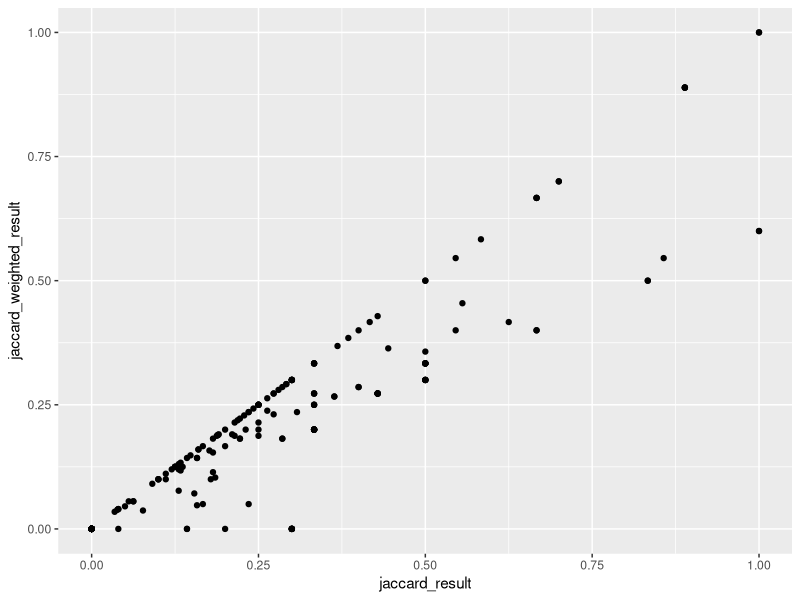
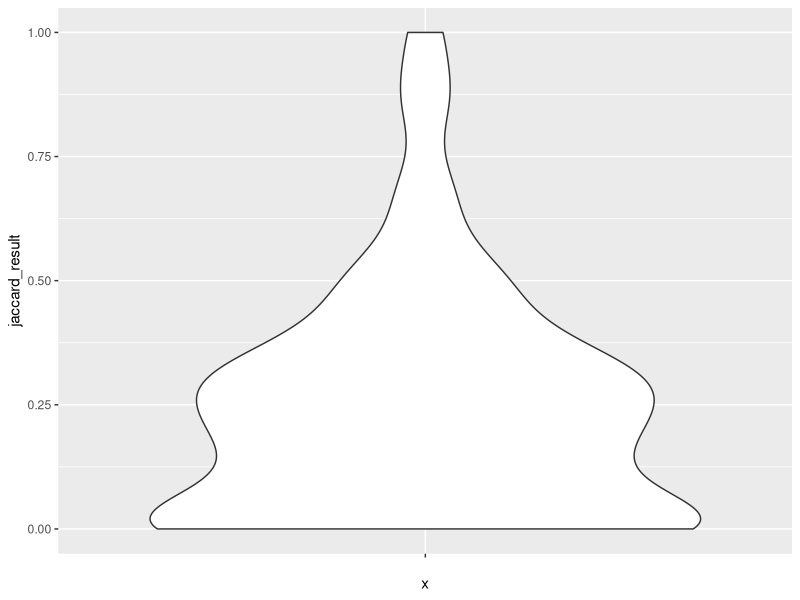
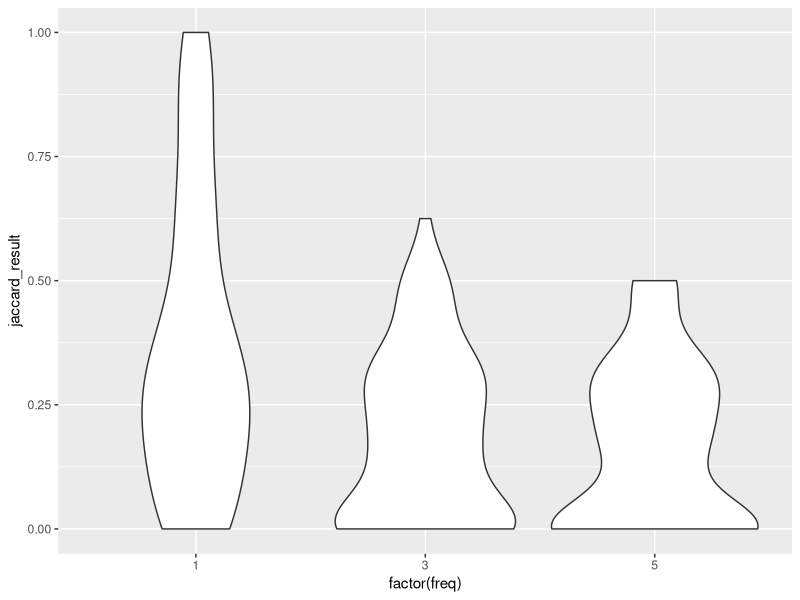
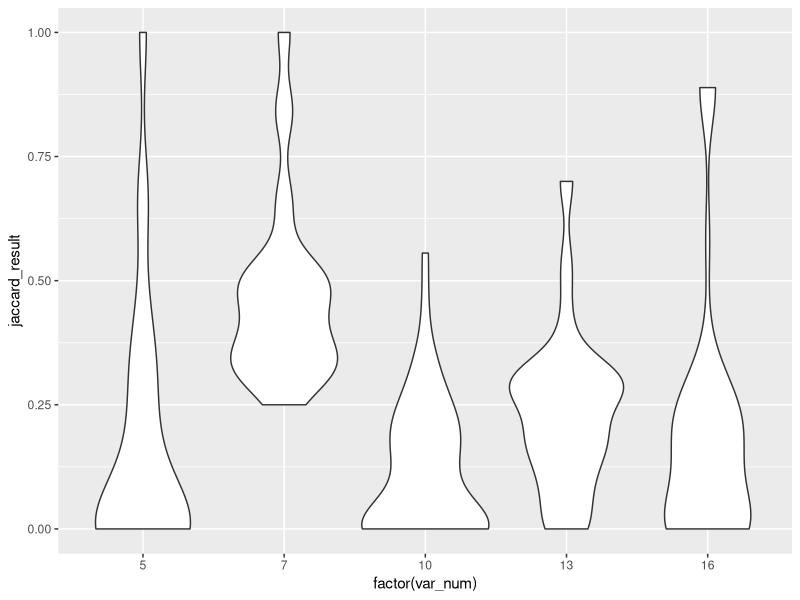
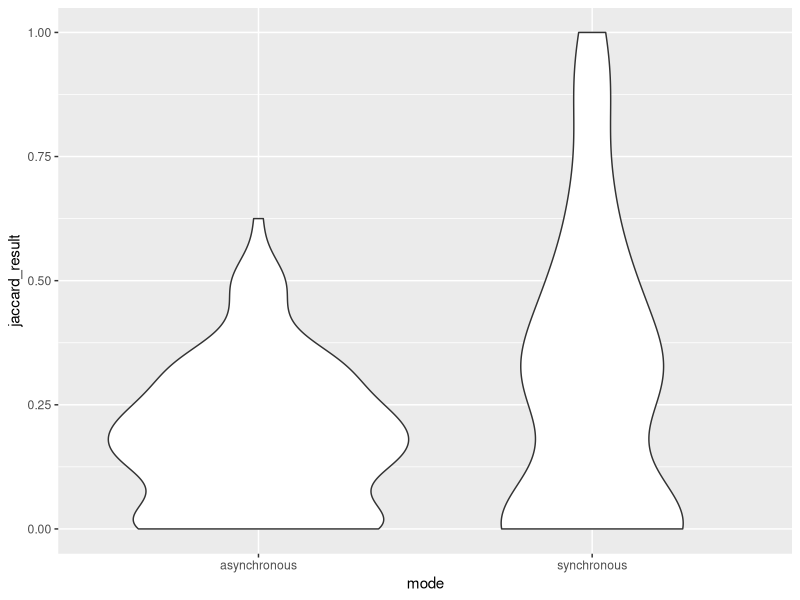

Write R code to recreate these figures, in order.
## ---- chunk 1
knitr::opts_chunk$set(echo = TRUE)

#install.packages("here")
#install.packages("ggplot2")
#install.packages("dplyr")
#install.packages("fastDummies")


library(here)
library(ggplot2)
library(dplyr)
library(GGally)
library(fastDummies)

data <- read.csv(here("task1", "all_data.csv"))

## ---- chunk 2
ggplot(data, aes(x=jaccard_result, y=jaccard_weighted_result)) + geom_point()
## ---- chunk 3
mean(data$jaccard_result == data$jaccard_weighted_result)
## ---- chunk 4
summary(data$jaccard_result)
## ---- chunk 5
ggplot(data, aes(x="", y=jaccard_result)) + 
  geom_violin()
## ---- chunk 6
ggplot(data, aes(x=factor(freq), y=jaccard_result)) + 
  geom_violin()
## ---- chunk 7
tst <- cor.test(data$freq, data$jaccard_result, method = "spearman")
tst
## ---- chunk 8
ggplot(data, aes(x=factor(var_num), y=jaccard_result)) + 
  geom_violin()
## ---- chunk 9
cor.test(data$var_num, data$jaccard_result, method = "spearman")
## ---- chunk 10
ggplot(data, aes(x=mode, y=jaccard_result)) + 
  geom_violin()
## ---- chunk 11
data_with_zero_jaccard <- data %>% mutate(jaccard_zero = (jaccard_result==0))
contingency_table <- table(data_with_zero_jaccard$mode, data_with_zero_jaccard$jaccard_zero)
chisq.test(contingency_table)
## ---- chunk 12
contingency_table
